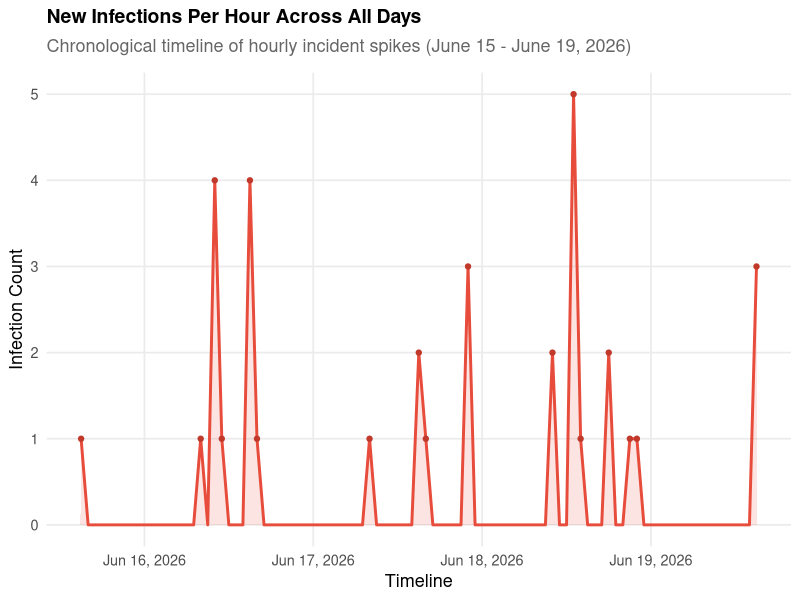
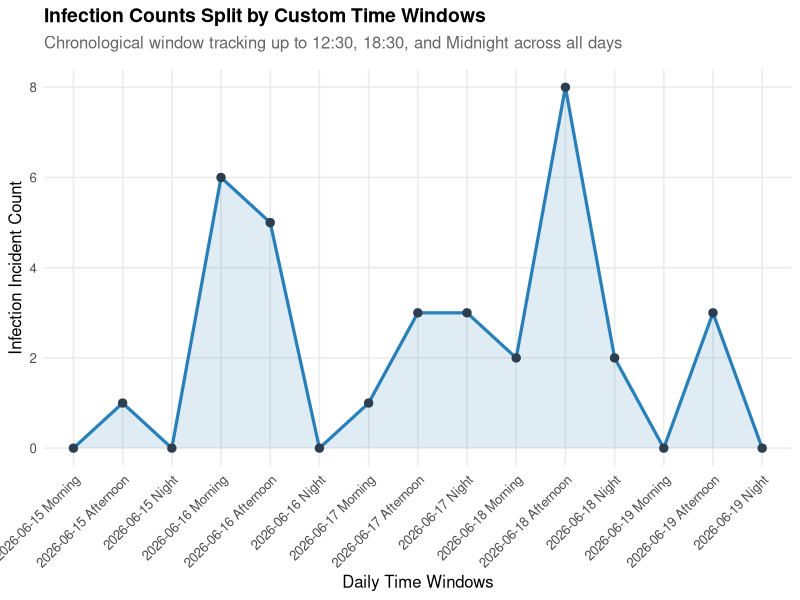

Source code (R) for these figures, in order:
library(dplyr)
library(readr)
library(ggplot2)
# Make csv files for time windows and hourly
# Visualise Empire v Aims day v night stuff
raw_data <- read_csv("MMF-Final+Locations+Doctors.csv")

# For hours
cleaned_hours <- raw_data %>%
  filter(!is.na(Time) & !is.na(Date)) %>%
  mutate(
    Date = trimws(as.character(Date)),
    Time = trimws(as.character(Time))
  ) %>%
  mutate(Date = ifelse(Date == "18/06", "18/06/2026", Date)) %>%
  mutate(DateTime_Text = paste(Date, Time)) %>%
  mutate(DateTime = as.POSIXct(DateTime_Text, format = "%d/%m/%Y %H:%M")) %>%
  filter(!is.na(DateTime)) %>%
  mutate(Hour_Bin = cut(DateTime, breaks = "hour")) %>%
  mutate(Hour_Bin = as.POSIXct(Hour_Bin))

start_time <- min(cleaned_hours$Hour_Bin, na.rm = TRUE)
end_time   <- max(cleaned_hours$Hour_Bin, na.rm = TRUE)
master_timeline <- data.frame(
  Hour_Bin = seq(from = start_time, to = end_time, by = "hour")
)

hourly_counts <- cleaned_hours %>%
  group_by(Hour_Bin) %>%
  summarise(Count = n(), .groups = 'drop')

full_timeline_data <- master_timeline %>%
  left_join(hourly_counts, by = "Hour_Bin") %>%
  mutate(Count = ifelse(is.na(Count), 0, Count)) %>%
  arrange(Hour_Bin)

ggplot(full_timeline_data, aes(x = Hour_Bin, y = Count)) +
  geom_line(color = "#e74c3c", size = 1) + 
  geom_area(fill = "#e74c3c", alpha = 0.15) +
  geom_point(data = filter(full_timeline_data, Count > 0), 
             color = "#c0392b", size = 1.5) +
  scale_x_datetime(date_breaks = "1 day", date_labels = "%b %d, %Y") +
  theme_minimal(base_size = 13) +
  labs(
    title = "New Infections Per Hour Across All Days",
    subtitle = "Chronological timeline of hourly incident spikes (June 15 - June 19, 2026)",
    x = "Timeline",
    y = "Infection Count"
  ) +
  theme(
    plot.title = element_text(face = "bold", size = 14, margin = margin(b=8)),
    plot.subtitle = element_text(color = "gray40", margin = margin(b=12)),
    panel.grid.minor = element_blank()
  )


# For Intervals < 12:30 < 18:30 < 00:00
cleaned_intervals <- raw_data %>%
  filter(!is.na(Time) & !is.na(Date)) %>%
  mutate(
    Date = trimws(as.character(Date)),
    Time = trimws(as.character(Time))
  ) %>%
  mutate(Date = ifelse(Date == "18/06", "18/06/2026", Date)) %>%
  mutate(DateTime_Text = paste(Date, Time)) %>%
  mutate(DateTime = as.POSIXct(DateTime_Text, format = "%d/%m/%Y %H:%M")) %>%
  filter(!is.na(DateTime)) %>%
  
  mutate(
    Hour = as.numeric(format(DateTime, "%H")),
    Minute = as.numeric(format(DateTime, "%M")),
    Time_Minutes = Hour * 60 + Minute
  ) %>%
  mutate(
    Interval_Label = case_when(
      Time_Minutes <= (12 * 60 + 30) ~ "Morning",
      Time_Minutes <= (18 * 60 + 30) ~ "Afternoon",
      TRUE                           ~ "Night"
    )
  ) %>%
  mutate(Date_Label = format(DateTime, "%Y-%m-%d"))

unique_days <- unique(cleaned_intervals$Date_Label)
interval_order <- c("Morning", "Afternoon", "Night")

master_grid <- expand.grid(
  Date_Label = unique_days,
  Interval_Label = interval_order,
  stringsAsFactors = FALSE
) %>%
  arrange(Date_Label, match(Interval_Label, interval_order)) %>%
  mutate(Timeline_Step = paste(Date_Label, Interval_Label))

interval_counts <- cleaned_intervals %>%
  group_by(Date_Label, Interval_Label) %>%
  summarise(Count = n(), .groups = 'drop')

full_timeline_data <- master_grid %>%
  left_join(interval_counts, by = c("Date_Label", "Interval_Label")) %>%
  mutate(Count = ifelse(is.na(Count), 0, Count)) %>%
  mutate(Timeline_Step = factor(Timeline_Step, levels = unique(Timeline_Step)))

print(full_timeline_data)

ggplot(full_timeline_data, aes(x = Timeline_Step, y = Count, group = 1)) +
  # Add a background area shading to visualize the wave shifts
  geom_area(fill = "#2980b9", alpha = 0.15) +
  # Continuous trend line across shifts
  geom_line(color = "#2980b9", size = 1.1) +
  # Highlight the interval endpoints
  geom_point(color = "#2c3e50", size = 2.5) +
  
  theme_minimal(base_size = 12) +
  labs(
    title = "Infection Counts Split by Custom Time Windows",
    subtitle = "Chronological window tracking up to 12:30, 18:30, and Midnight across all days",
    x = "Daily Time Windows",
    y = "Infection Incident Count"
  ) +
  theme(
    plot.title = element_text(face = "bold", size = 14, margin = margin(b=6)),
    plot.subtitle = element_text(color = "gray40", margin = margin(b=12)),
    axis.text.x = element_text(angle = 45, vjust = 1, hjust = 1),
    panel.grid.minor = element_blank()
  )
